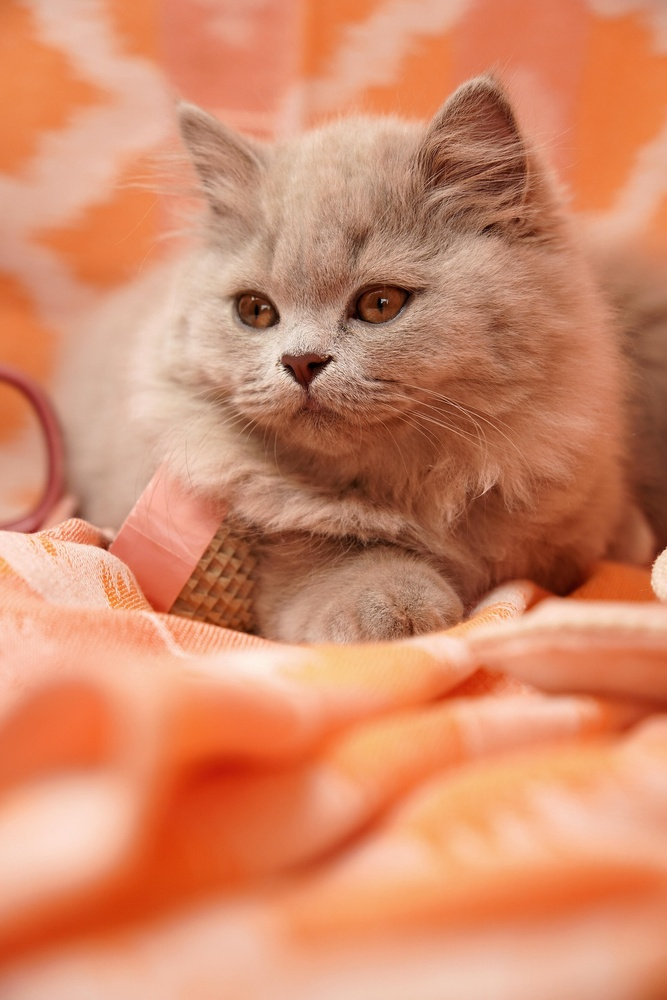
#> input picture Histogram/cat1.jpg, 667 x 1000 px, shrunk from 1280 x 1920 before the run
$ jupyter execute histogram_equalization.ipynb
#> lines starting #> are read from the running program, lines starting #| are printed output that depends on the picture
# Histogram Equalization

This notebook explains the histogram equalization process for grayscale images using a manual implementation.

[cell 1]
import numpy as np
import matplotlib.pyplot as plt
import cv2

## 1. Importing Libraries

The implementation uses NumPy for array handling, OpenCV for image loading, and Matplotlib for visualization.

These tools allow us to process the image and display the results effectively.

[cell 2]
# Read the image in grayscale
img = cv2.imread('cat1.jpg', 0)
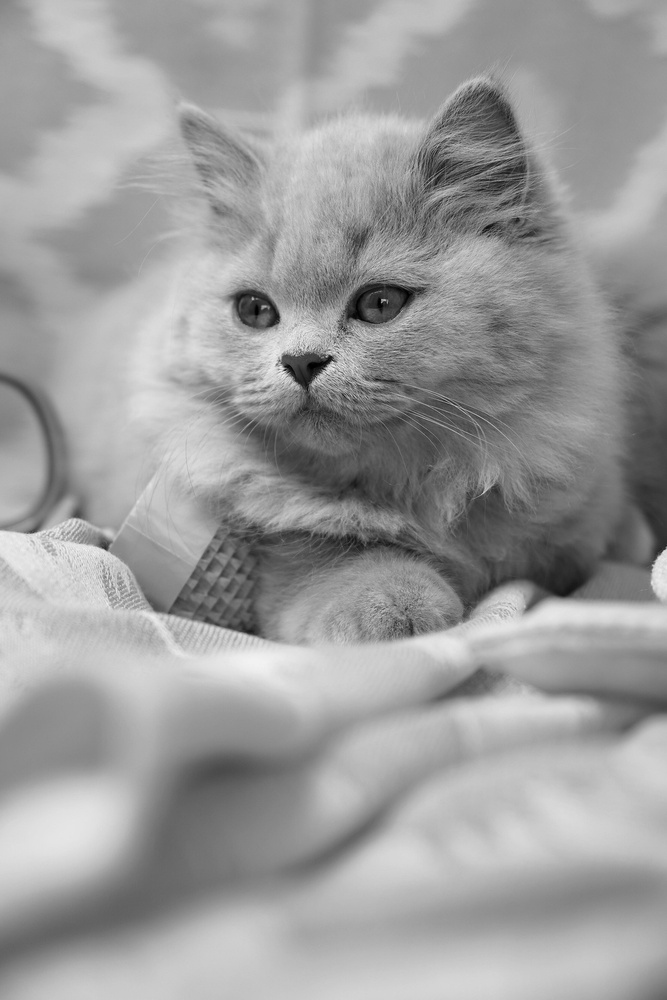
#> img: shape (1000, 667); min 0, max 243, mean 155.7

## 2. Reading the Image

The grayscale image is loaded as a 2D matrix of intensity values. Each pixel intensity lies in the range $[0,255]$.

The image can be represented as

$$I(x,y) \in \{0,1,2,\dots,255\}$$

[cell 3]
# show the original image
plt.imshow(img, cmap='gray')

## 3. Viewing the Original Image

The original image is displayed to inspect its brightness distribution before applying contrast enhancement.

[cell 4]
# Step 1: Calculate Histogram
histogram = [0] * 256

rows, cols = img.shape
#> rows = 1000; cols = 667

for i in range(rows):
    for j in range(cols):
        pixel = img[i, j]
        histogram[pixel] += 1
#> after the loop, histogram = 256 values, max 8387 at index 191, min 0 at index 244, mean 2605.5

## 4. Computing the Histogram

The histogram counts how many pixels have each gray level. For an image with $L=256$ intensity levels, the histogram is

$$h(i)=\#\{(x,y): I(x,y)=i\}$$

where $i$ is the intensity value.

[cell 5]
# Step 2: Calculate PDF
total_pixels = rows * cols
#> total_pixels = 667000

pdf = [0] * 256

for i in range(256):
    pdf[i] = histogram[i] / total_pixels
#> after the loop, pdf = 256 values, max 0.0126 at index 191, min 0 at index 244, mean 0.00391

## 5. Computing the PDF

The probability density function (PDF) is obtained by normalizing the histogram by the total number of pixels.

$$P(i)=\frac{h(i)}{N}$$

where $N$ is the number of pixels in the image.

[cell 6]
# Step 3: Calculate CDF
cdf = [0] * 256

cdf[0] = pdf[0]

for i in range(1, 256):
    cdf[i] = cdf[i - 1] + pdf[i]
#> after the loop, cdf = 256 values from 2.1e-05 to 1

## 6. Computing the CDF

The cumulative distribution function (CDF) is the cumulative sum of the PDF values.

$$C(i)=\sum_{k=0}^{i}P(k)$$

This cumulative curve is used to derive the mapping for equalization.

[cell 7]
# Step 4: Create Mapping
# s = round((L-1) * CDF)
# L = 256
mapping = [0] * 256

for i in range(256):
    mapping[i] = round(255 * cdf[i])
#> after the loop, mapping = 256 values from 0 to 255

## 7. Creating the Intensity Mapping

Histogram equalization maps each original gray level to a new level based on its cumulative probability.

$$s = \left\lfloor (L-1)\,C(i) \right\rfloor$$

For $L=256$, this becomes

$$s = \left\lfloor 255\,C(i) \right\rfloor$$

This spreads intensity values more evenly across the available range.

[cell 8]
# Step 5: Generate Equalized Image
equalized = np.zeros((rows, cols), dtype=np.uint8)

for i in range(rows):
    for j in range(cols):
        equalized[i, j] = mapping[img[i, j]]
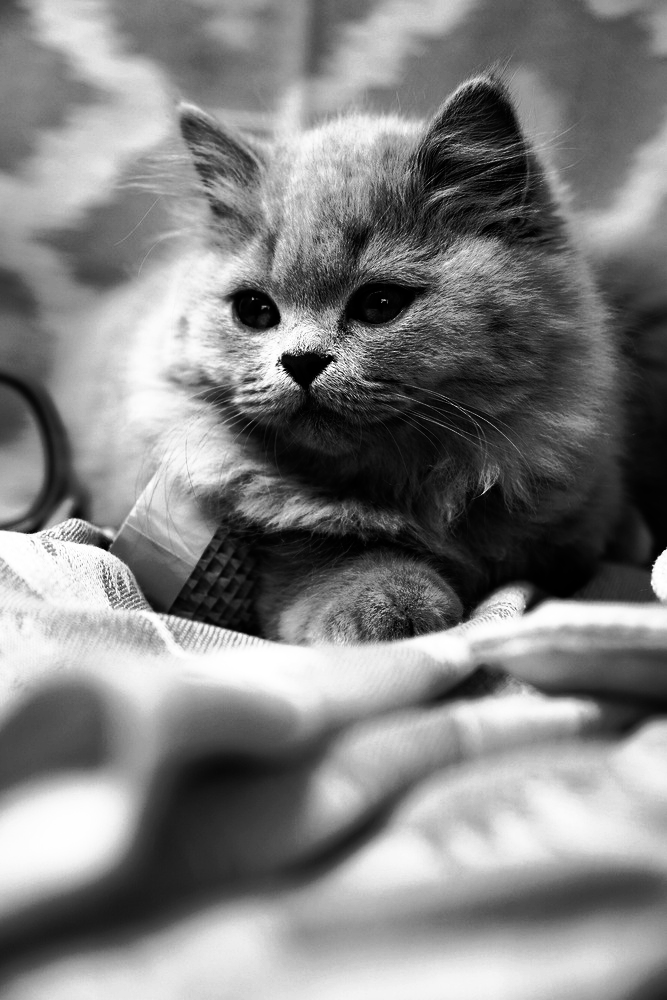
#> equalized: shape (1000, 667); min 0, max 255, mean 128.4

## 8. Generating the Equalized Image

Each pixel is transformed according to the mapping table, producing a new image with a more uniform histogram.

$$I_{eq}(x,y)=T(I(x,y))$$

where $T$ is the equalization mapping function.

[cell 9]
# Step 6: Histogram of Equalized Image
new_histogram = [0] * 256

for i in range(rows):
    for j in range(cols):
        pixel = equalized[i, j]
        new_histogram[pixel] += 1
#> after the loop, new_histogram = 256 values, max 8387 at index 203, min 0 at index 40, mean 2605.5

## 9. Computing the New Histogram

After equalization, the new histogram is computed to verify that the intensity distribution has become more spread out.

This is the practical check for the effectiveness of the transformation.

[cell 10]
# Display Results
plt.figure(figsize=(12,8))

plt.subplot(2,2,1)
plt.imshow(img, cmap='gray')
plt.title("Original Image")
plt.axis("off")

plt.subplot(2,2,2)
plt.plot(histogram, color='blue')
plt.title("Original Histogram")
plt.xlim([0,255])

plt.subplot(2,2,3)
plt.imshow(equalized, cmap='gray')
plt.title("Equalized Image")
plt.axis("off")

plt.subplot(2,2,4)
plt.plot(new_histogram, color='red')
plt.title("Equalized Histogram")
plt.xlim([0,255])

plt.tight_layout()
plt.show()
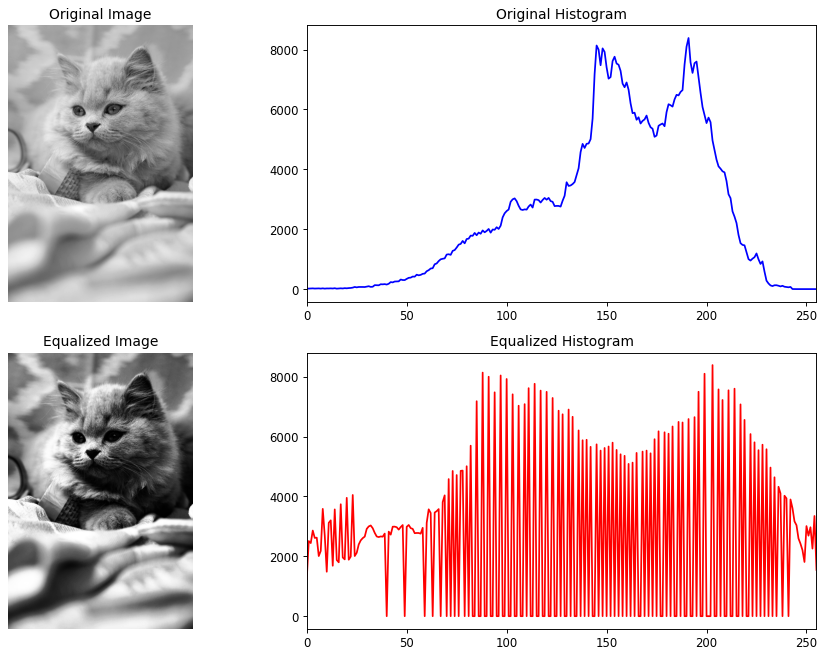
#> figure drawn by matplotlib, 4 panels; panel 2: curve peaks at x = 191, y = 8387; panel 4: curve peaks at x = 203, y = 8387

$ run again, with Histogram/cat2.jpg copied over Histogram/cat1.jpg
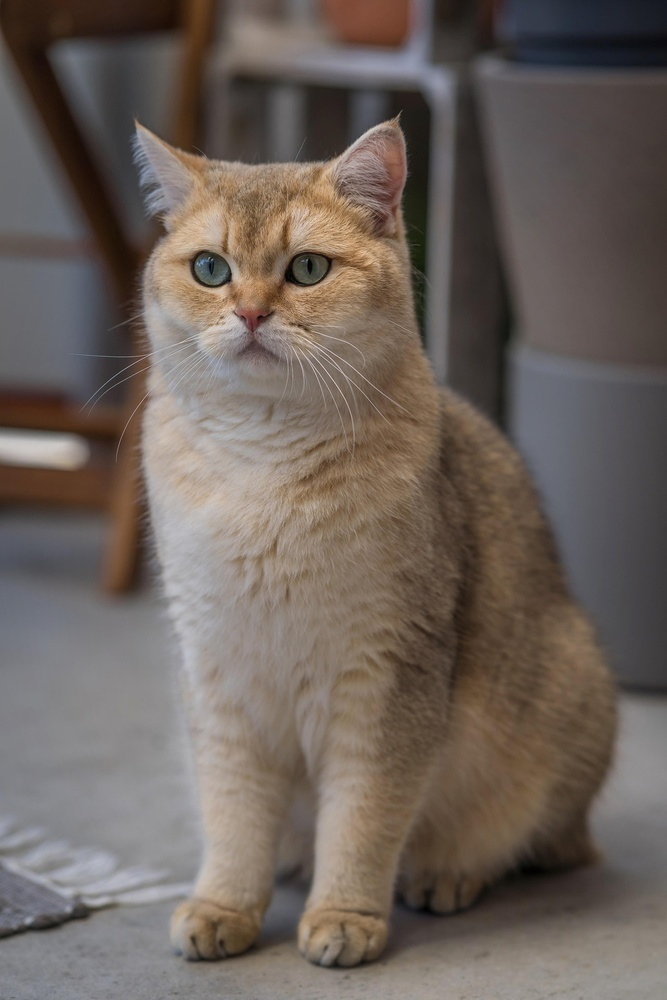
#> input picture Histogram/cat2.jpg, 667 x 1000 px, shrunk from 1280 x 1920 before the run
#> after the loop `for i in range(rows):`: histogram = 256 values, max 7255 at index 88, min 0 at index 214, mean 2605.5
#> after the loop `for i in range(256):`: pdf = 256 values, max 0.0109 at index 88, min 0 at index 214, mean 0.00391
#> after the loop `for i in range(1, 256):`: cdf = 256 values from 7.5e-06 to 1
#> after the loop `for i in range(256):`: mapping = 256 values from 0 to 255
#> after the loop `for i in range(rows):`:
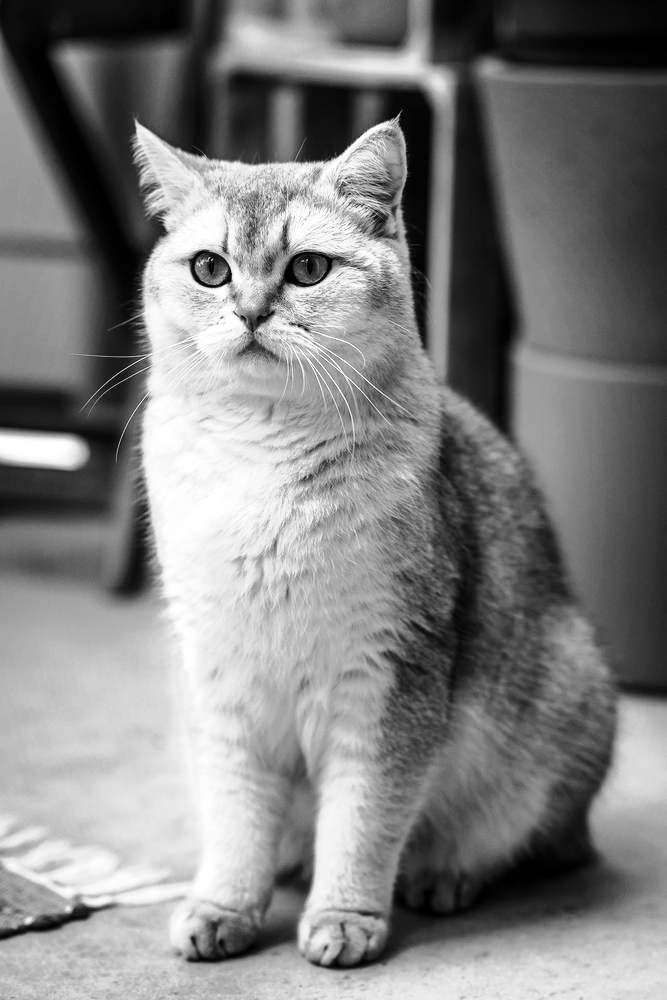
#> equalized: shape (1000, 667); min 0, max 255, mean 128.4
#> after the loop `for i in range(rows):`: new_histogram = 256 values, max 7255 at index 105, min 0 at index 20, mean 2605.5
#> `plt.show()`:
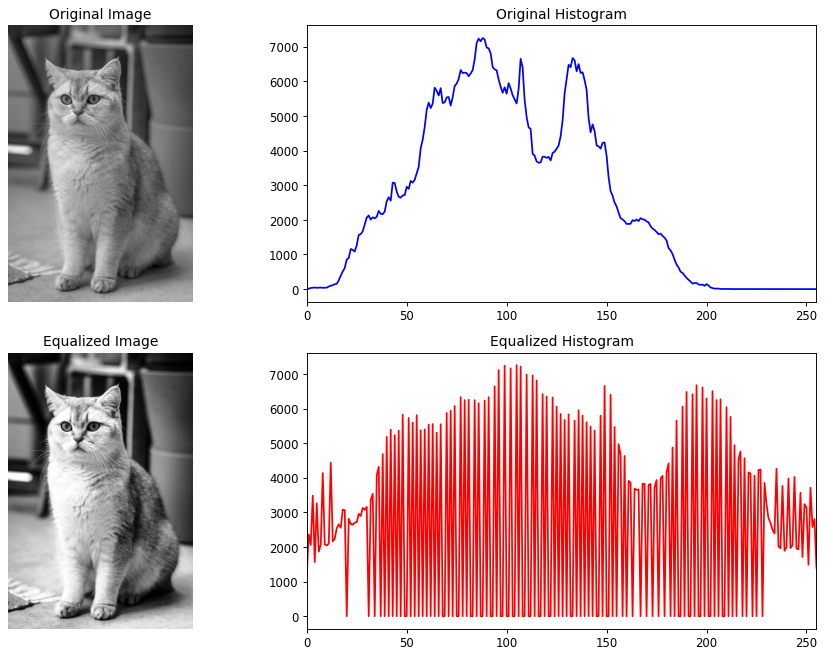
#> figure drawn by matplotlib, 4 panels; panel 2: curve peaks at x = 88, y = 7255; panel 4: curve peaks at x = 105, y = 7255
